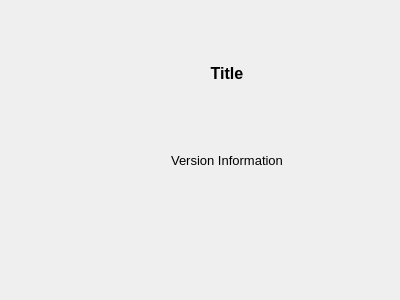
<?xml version="1.0" encoding="UTF-8"?>
<ui version="4.0">
 <class>DialogAboutHeaderWidget</class>
 <widget class="QWidget" name="DialogAboutHeaderWidget">
  <property name="geometry">
   <rect>
    <x>0</x>
    <y>0</y>
    <width>400</width>
    <height>300</height>
   </rect>
  </property>
  <property name="windowTitle">
   <string>Form</string>
  </property>
  <layout class="QHBoxLayout" name="horizontalLayout">
   <property name="leftMargin">
    <number>0</number>
   </property>
   <property name="topMargin">
    <number>0</number>
   </property>
   <property name="rightMargin">
    <number>0</number>
   </property>
   <property name="bottomMargin">
    <number>0</number>
   </property>
   <item>
    <widget class="QLabel" name="label_Logo">
     <property name="maximumSize">
      <size>
       <width>48</width>
       <height>48</height>
      </size>
     </property>
     <property name="text">
      <string notr="true"/>
     </property>
     <property name="pixmap">
      <pixmap resource="../../Resources/RollScript.qrc">:/Application/RollScript.svg</pixmap>
     </property>
     <property name="scaledContents">
      <bool>true</bool>
     </property>
    </widget>
   </item>
   <item>
    <layout class="QVBoxLayout" name="verticalLayout_Header">
     <item>
      <widget class="QLabel" name="label_Title">
       <property name="font">
        <font>
         <pointsize>12</pointsize>
         <bold>true</bold>
        </font>
       </property>
       <property name="text">
        <string>Title</string>
       </property>
       <property name="alignment">
        <set>Qt::AlignmentFlag::AlignCenter</set>
       </property>
      </widget>
     </item>
     <item>
      <widget class="QLabel" name="label_Version">
       <property name="font">
        <font>
         <pointsize>10</pointsize>
        </font>
       </property>
       <property name="text">
        <string notr="true">Version Information</string>
       </property>
       <property name="alignment">
        <set>Qt::AlignmentFlag::AlignHCenter|Qt::AlignmentFlag::AlignTop</set>
       </property>
      </widget>
     </item>
    </layout>
   </item>
  </layout>
 </widget>
 <resources>
  <include location="../../Resources/RollScript.qrc"/>
 </resources>
 <connections/>
</ui>
